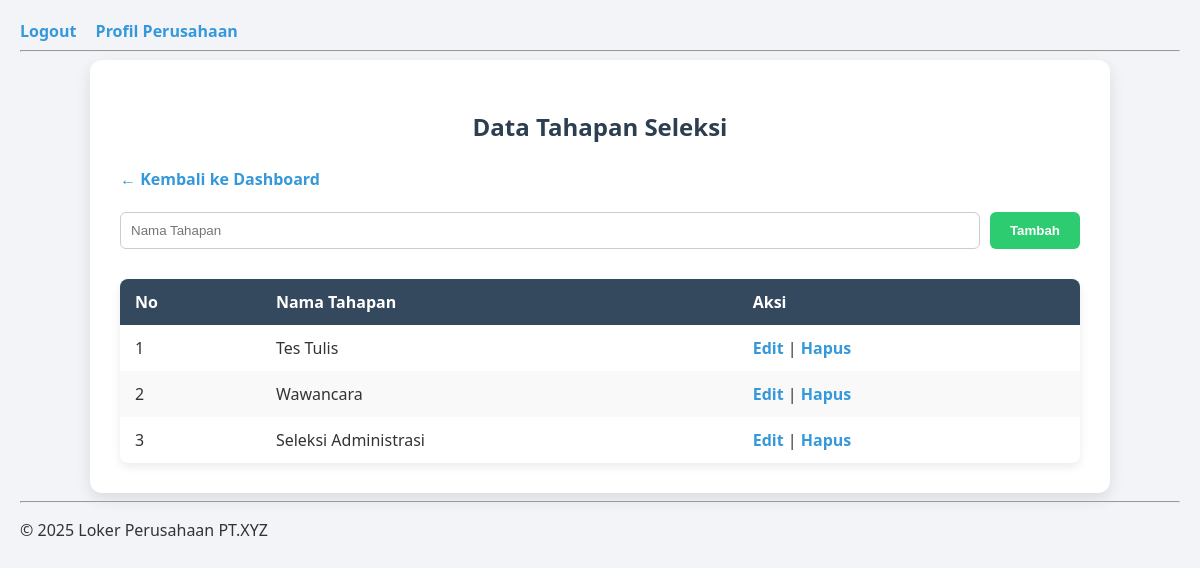
Screenshot of /loker_perusahaan/admin/data_tahapan.php (signed in) with the database file from the repository.
### tables this page shows
CREATE TABLE `tahapan` (
  `id_tahapan` int(11) NOT NULL,
  `tahapan` varchar(100) DEFAULT NULL
);

### loker_perusahaan/admin/data_tahapan.php (the view, shortened to what this page needs)
<?php
include '../config/koneksi.php';
include '../includes/header.php';
?>
<!DOCTYPE html>
<html lang="id">
<head>
    <link rel="stylesheet" href="../assets/css/admin/data_tahapan.css">
</head>
<body>
<?php
$result = mysqli_query($koneksi, "SELECT * FROM tahapan ORDER BY id_tahapan DESC");
?>
<div class="container">
    <h2>Data Tahapan Seleksi</h2>
    <a href="../pages/dashboard_admin.php">← Kembali ke Dashboard</a><br><br>
    <form method="post">
        <input type="text" name="tahapan" placeholder="Nama Tahapan" required>
        <button type="submit" name="tambah">Tambah</button>
    </form>
    <table>
        <thead>
            <tr>
                <th>No</th>
                <th>Nama Tahapan</th>
                <th>Aksi</th>
            </tr>
        </thead>
        <tbody>
        <?php $no = 1; while ($row = mysqli_fetch_assoc($result)) : ?>
            <tr>
                <td><?= $no++ ?></td>
                <td><?= htmlspecialchars($row['tahapan']) ?></td>
                <td>
                    <a href="edit_tahapan.php?id=<?= $row['id_tahapan'] ?>">Edit</a> |
                    <a href="data_tahapan.php?hapus=<?= $row['id_tahapan'] ?>" onclick="return confirm('Yakin ingin menghapus?')">Hapus</a>
                </td>
            </tr>
        <?php endwhile; ?>
        </tbody>
    </table>
</div>
<?php include '../includes/footer.php'; ?>
</body>
</html>

### loker_perusahaan/assets/css/admin/data_tahapan.css (style rules this page uses)
body { font-family: 'Segoe UI', sans-serif; background-color: #f2f4f8; margin: 0; padding: 20px; color: #333; }
.container { max-width: 960px; margin: auto; background: #fff; padding: 30px; border-radius: 12px; box-shadow: 0 6px 15px rgba(0, 0, 0, 0.1); }
h2 { text-align: center; color: #2c3e50; margin-bottom: 25px; }
a { color: #3498db; text-decoration: none; font-weight: bold; }
form { display: flex; flex-wrap: wrap; gap: 10px; margin-bottom: 30px; }
form input[type="text"] { padding: 10px; border-radius: 6px; border: 1px solid #ccc; flex: 1; min-width: 200px; }
form button { padding: 10px 20px; background-color: #2ecc71; color: white; border: none; border-radius: 6px; cursor: pointer; font-weight: bold; transition: background-color 0.3s; }
table { width: 100%; border-collapse: collapse; background-color: #fff; border-radius: 8px; overflow: hidden; box-shadow: 0 4px 10px rgba(0, 0, 0, 0.08); }
table th, table td { padding: 12px 15px; text-align: left; }
table th { background-color: #34495e; color: #fff; }
table tr:nth-child(even) { background-color: #f9f9f9; }

### loker_perusahaan/includes/header.php (style rules this page uses)
body { font-family: Arial, sans-serif; padding: 20px; }

### rows the page displays
tahapan: tahapan "Tes Tulis"
tahapan: tahapan "Wawancara"
tahapan: tahapan "Seleksi Administrasi"
